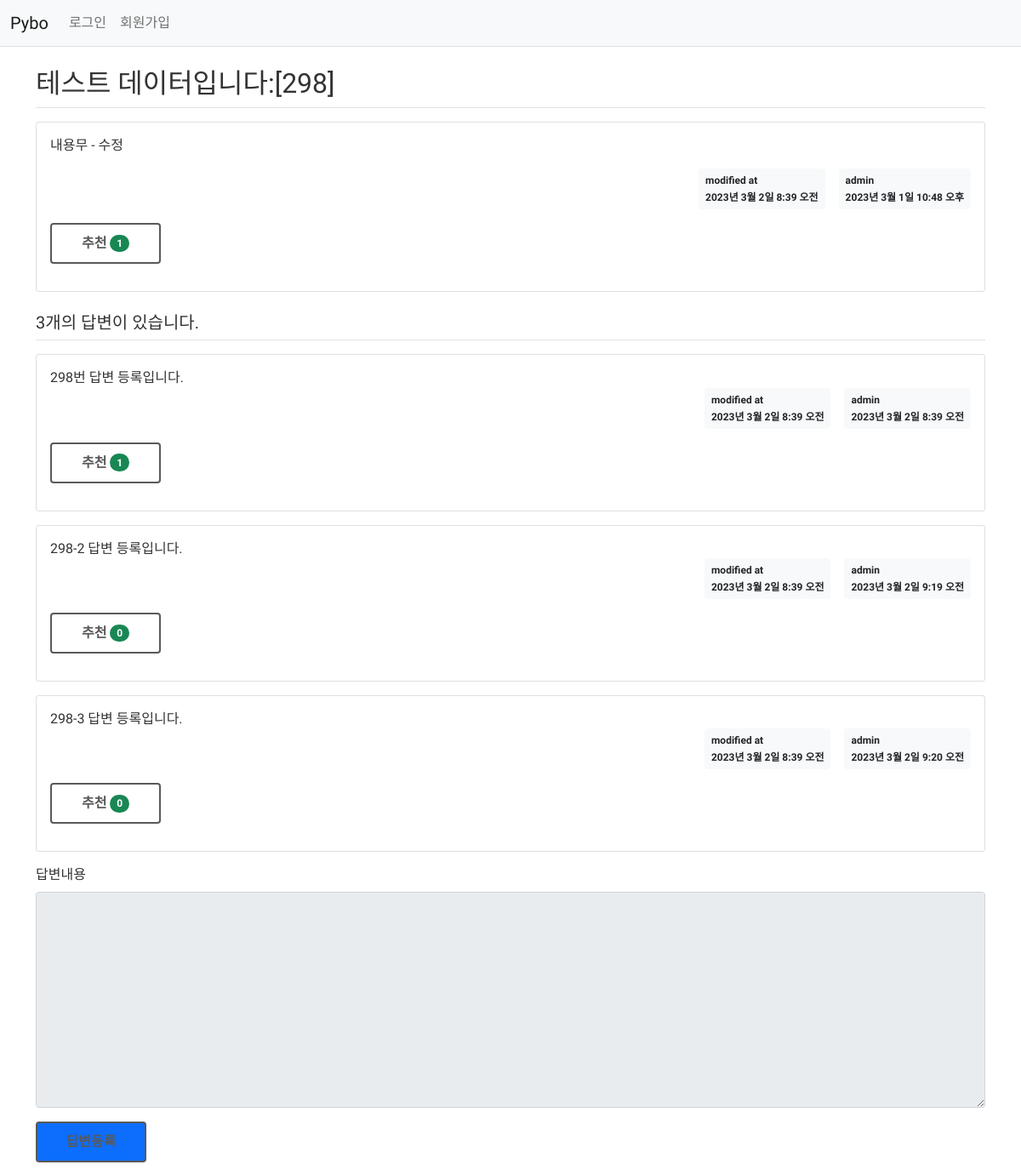
The page /pybo/303/ on the database its author committed.
### pybo/models.py (models this page shows, shortened)
class Question(models.Model):
    author = models.ForeignKey(User, on_delete=models.CASCADE, related_name='author_question')
    subject = models.CharField(max_length=200)
    content = models.TextField()
    create_date = models.DateTimeField()
    modify_date = models.DateTimeField(null=True, blank=True)
    voter = models.ManyToManyField(User, related_name='voter_question')  # 추천인 추가

class Answer(models.Model):
    author = models.ForeignKey(User, on_delete=models.CASCADE, related_name='author_answer')
    question = models.ForeignKey(Question, on_delete=models.CASCADE)
    content = models.TextField()
    create_date = models.DateTimeField()
    modify_date = models.DateTimeField(null=True, blank=True)
    voter = models.ManyToManyField(User, related_name='voter_answer')

### pybo/views/base_views.py (the view)
# urls.py: path('<int:question_id>/', base_views.detail, name='detail'),
def detail(request, question_id):
    question = get_object_or_404(Question, pk=question_id)
    context = {'question': question}
    return render(request, 'pybo/question_detail.html', context)

### pybo/templatetags/pybo_filter.py (called while the page is built)
@register.filter
def mark(value):
    extensions = ["nl2br", "fenced_code"]
    return mark_safe(markdown.markdown(value, extensions=extensions))

### templates/pybo/question_detail.html (shortened to what this page needs)
{% extends 'base.html' %}
{% load pybo_filter %}
{% block content %}
<div class="container my-3">
    <h2 class="border-bottom py-2">{{ question.subject }}</h2>
    <div class="card my-3">
        <div class="card-body">
            <div class="card-text">{{ question.content|mark }}</div>
            <div class="d-flex justify-content-end">
                {% if question.modify_date %}
                <div class="badge bg-light text-dark p-2 text-start mx-3">
                    <div class="mb-2">modified at</div>
                    <div>{{ question.modify_date }}</div>
                </div>
                {% endif %}
                <div class="badge bg-light text-dark p-2 text-start">
                    <div class="mb-2">{{ question.author.username }}</div>
                    <div>{{ question.create_date }}</div>
                </div>
            </div>
            <div class="my-3">
                <a href="javascript:void(0)" data-uri="{% url 'pybo:question_vote' question.id  %}" class="recommend btn btn-sm btn-outline-secondary"> 추천
                    <span class="badge rounded-pill bg-success">{{question.voter.count}}</span>
                </a>
            </div>
        </div>
    </div>
    <h5 class="border-bottom my-3 py-2">{{question.answer_set.count}}개의 답변이 있습니다.</h5>
    {% for answer in question.answer_set.all %}
    <div class="card my-3">
        <div class="card-body">
            <div class="card-text" style="white-space: pre-line;">{{ answer.content }}</div>
            <div class="d-flex justify-content-end">
                {% if question.modify_date %}
                <div class="badge bg-light text-dark p-2 text-start mx-3">
                    <div class="mb-2">modified at</div>
                    <div>{{ question.modify_date }}</div>
                </div>
                {% endif %}
                <div class="badge bg-light text-dark p-2 text-start">
                    <div class="mb-2">{{ answer.author.username }}</div>
                    <div>{{ answer.create_date }}</div>
                </div>
            </div>
            <div class="my-3">
                <a href="javascript:void(0)" data-uri="{% url 'pybo:answer_vote' answer.id  %}" class="recommend btn btn-sm btn-outline-secondary"> 추천
                    <span class="badge rounded-pill bg-success">{{answer.voter.count}}</span>
                </a>
            </div>
        </div>
    </div>
    {% endfor %}
    <form action="{% url 'pybo:answer_create' question.id %}" method="post" class="my-3">
        <div class="mb-3">
            <label for="content" class="form-label">답변내용</label>
            <textarea {% if not user.is_authenticated %}disabled{% endif %}
                    name="content" id="content" class="form-control" rows="10"></textarea>
        </div>
        <input type="submit" value="답변등록" class="btn btn-primary">
    </form>
</div>
{% endblock %}

### templates/base.html (shortened to what this page needs)
{% load static %}
<!DOCTYPE html>
<html lang="ko">
<head>
    <link href="https://cdn.jsdelivr.net/npm/reset-css@5.0.1/reset.min.css" rel="stylesheet" />
    <link rel="stylesheet" href="{% static 'css/bootstrap.min.css' %}">
    <link rel="stylesheet" href="{% static 'css/main.css' %}">
</head>
<body>
{% include "navbar.html" %}
{% block content %}
{% endblock %}
</body>
</html>

### templates/navbar.html (shortened to what this page needs)
<nav class="navbar navbar-expand-lg navbar-light bg-light border-bottom">
    <div class="container-fluid">
        <a class="navbar-brand" href="{% url 'pybo:index' %}">Pybo</a>
        <div class="collapse navbar-collapse" id="navbarSupportedContent">
            <ul class="navbar-nav me-auto mb-2 mb-lg-0">
                <li class="nav-item">
                    {% if user.is_authenticated %}
                    <a class="nav-link" href="{% url 'common:logout' %}">{{ user.username }} (로그아웃)</a>
                    {% else %}
                    <a class="nav-link" href="{% url 'common:login' %}">로그인</a>
                    {% endif %}
                </li>
                <li>
                    {% if not user.is_authenticated %}
                    <a class="nav-link" href="{% url 'common:signup' %}">회원가입</a>
                    {% endif %}
                </li>
            </ul>
        </div>
    </div>
</nav>

### static/css/main.css (style rules this page uses)
body { color: #333; font-size: 16px; font-weight: 400; line-height: 1.4; font-family: 'Nanum Gothic', sans-serif; }
a { text-decoration: none; }
.btn { width: 130px; padding: 10px; border: 2px solid #595959; border-radius: 4px; color: #595959; font-size: 16px; font-weight: 700; text-align: center; cursor: pointer; box-sizing: border-box; display: block; transition: .4s; }

### rows shown on the page
Question: subject "테스트 데이터입니다:[298]", content|mark "내용무 - 수정", modify_date "2023년 3월 2일 8:39 오전", author.username "admin", create_date "2023년 3월 1일 10:48 오후", voter.count "1", answer_set.count "3"
Answer: content "298번 답변 등록입니다.", author.username "admin", create_date "2023년 3월 2일 8:39 오전", voter.count "1"
Answer: content "298-2 답변 등록입니다.", author.username "admin", create_date "2023년 3월 2일 9:19 오전", voter.count "0"
Answer: content "298-3 답변 등록입니다.", author.username "admin", create_date "2023년 3월 2일 9:20 오전", voter.count "0"
